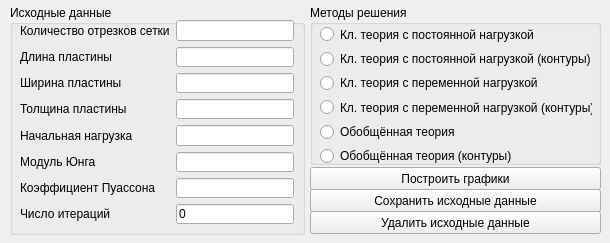
<?xml version="1.0" encoding="UTF-8"?>
<ui version="4.0">
 <class>MainWindow</class>
 <widget class="QMainWindow" name="MainWindow">
  <property name="geometry">
   <rect>
    <x>0</x>
    <y>0</y>
    <width>610</width>
    <height>243</height>
   </rect>
  </property>
  <property name="sizePolicy">
   <sizepolicy hsizetype="Preferred" vsizetype="Preferred">
    <horstretch>0</horstretch>
    <verstretch>0</verstretch>
   </sizepolicy>
  </property>
  <property name="minimumSize">
   <size>
    <width>610</width>
    <height>243</height>
   </size>
  </property>
  <property name="maximumSize">
   <size>
    <width>610</width>
    <height>243</height>
   </size>
  </property>
  <property name="windowTitle">
   <string>Расчёт прогиба прямоугольной пластины</string>
  </property>
  <property name="autoFillBackground">
   <bool>false</bool>
  </property>
  <widget class="QWidget" name="centralwidget">
   <widget class="QGroupBox" name="groupBoxInputData">
    <property name="geometry">
     <rect>
      <x>10</x>
      <y>5</y>
      <width>295</width>
      <height>230</height>
     </rect>
    </property>
    <property name="title">
     <string>Исходные данные</string>
    </property>
    <widget class="QWidget" name="layoutWidget">
     <property name="geometry">
      <rect>
       <x>10</x>
       <y>15</y>
       <width>274</width>
       <height>204</height>
      </rect>
     </property>
     <layout class="QGridLayout" name="gridLayout">
      <item row="0" column="0">
       <widget class="QLabel" name="label_n">
        <property name="text">
         <string>Количество отрезков сетки</string>
        </property>
       </widget>
      </item>
      <item row="0" column="1">
       <widget class="QLineEdit" name="lineEdit_n"/>
      </item>
      <item row="1" column="0">
       <widget class="QLabel" name="label_a">
        <property name="text">
         <string>Длина пластины</string>
        </property>
       </widget>
      </item>
      <item row="1" column="1">
       <widget class="QLineEdit" name="lineEdit_a">
        <property name="cursorPosition">
         <number>0</number>
        </property>
       </widget>
      </item>
      <item row="2" column="0">
       <widget class="QLabel" name="label_b">
        <property name="text">
         <string>Ширина пластины</string>
        </property>
       </widget>
      </item>
      <item row="2" column="1">
       <widget class="QLineEdit" name="lineEdit_b">
        <property name="cursorPosition">
         <number>0</number>
        </property>
       </widget>
      </item>
      <item row="3" column="0">
       <widget class="QLabel" name="label_h">
        <property name="text">
         <string>Толщина пластины</string>
        </property>
       </widget>
      </item>
      <item row="3" column="1">
       <widget class="QLineEdit" name="lineEdit_h">
        <property name="cursorPosition">
         <number>0</number>
        </property>
       </widget>
      </item>
      <item row="4" column="0">
       <widget class="QLabel" name="label_q0">
        <property name="text">
         <string>Начальная нагрузка</string>
        </property>
       </widget>
      </item>
      <item row="4" column="1">
       <widget class="QLineEdit" name="lineEdit_q0">
        <property name="cursorPosition">
         <number>0</number>
        </property>
       </widget>
      </item>
      <item row="5" column="0">
       <widget class="QLabel" name="label_E">
        <property name="text">
         <string>Модуль Юнга</string>
        </property>
       </widget>
      </item>
      <item row="5" column="1">
       <widget class="QLineEdit" name="lineEdit_E">
        <property name="cursorPosition">
         <number>0</number>
        </property>
       </widget>
      </item>
      <item row="6" column="0">
       <widget class="QLabel" name="label_nu">
        <property name="text">
         <string>Коэффициент Пуассона</string>
        </property>
       </widget>
      </item>
      <item row="6" column="1">
       <widget class="QLineEdit" name="lineEdit_nu">
        <property name="cursorPosition">
         <number>0</number>
        </property>
       </widget>
      </item>
      <item row="7" column="0">
       <widget class="QLabel" name="label_num_iters">
        <property name="text">
         <string>Число итераций</string>
        </property>
       </widget>
      </item>
      <item row="7" column="1">
       <widget class="QLineEdit" name="lineEditNumIters">
        <property name="toolTip">
         <string>Если число итераций 0, то  вычисляется норма!</string>
        </property>
        <property name="text">
         <string>0</string>
        </property>
        <property name="cursorPosition">
         <number>0</number>
        </property>
       </widget>
      </item>
     </layout>
    </widget>
   </widget>
   <widget class="QGroupBox" name="groupBoxMethods">
    <property name="geometry">
     <rect>
      <x>310</x>
      <y>5</y>
      <width>291</width>
      <height>160</height>
     </rect>
    </property>
    <property name="title">
     <string>Методы решения</string>
    </property>
    <widget class="QWidget" name="layoutWidget">
     <property name="geometry">
      <rect>
       <x>10</x>
       <y>20</y>
       <width>272</width>
       <height>140</height>
      </rect>
     </property>
     <layout class="QVBoxLayout" name="verticalLayout">
      <item>
       <widget class="QRadioButton" name="radioButtonCtConst">
        <property name="focusPolicy">
         <enum>Qt::ClickFocus</enum>
        </property>
        <property name="text">
         <string>Кл. теория с постоянной нагрузкой</string>
        </property>
       </widget>
      </item>
      <item>
       <widget class="QRadioButton" name="radioButtonCtConstContour">
        <property name="focusPolicy">
         <enum>Qt::ClickFocus</enum>
        </property>
        <property name="text">
         <string>Кл. теория с постоянной нагрузкой (контуры)</string>
        </property>
       </widget>
      </item>
      <item>
       <widget class="QRadioButton" name="radioButtonCt">
        <property name="focusPolicy">
         <enum>Qt::ClickFocus</enum>
        </property>
        <property name="text">
         <string>Кл. теория с переменной нагрузкой</string>
        </property>
       </widget>
      </item>
      <item>
       <widget class="QRadioButton" name="radioButtonCtContour">
        <property name="focusPolicy">
         <enum>Qt::ClickFocus</enum>
        </property>
        <property name="text">
         <string>Кл. теория с переменной нагрузкой (контуры)</string>
        </property>
       </widget>
      </item>
      <item>
       <widget class="QRadioButton" name="radioButtonKarman">
        <property name="focusPolicy">
         <enum>Qt::ClickFocus</enum>
        </property>
        <property name="text">
         <string>Обобщённая теория</string>
        </property>
       </widget>
      </item>
      <item>
       <widget class="QRadioButton" name="radioButtonKarmanContour">
        <property name="focusPolicy">
         <enum>Qt::ClickFocus</enum>
        </property>
        <property name="text">
         <string>Обобщённая теория (контуры)</string>
        </property>
       </widget>
      </item>
     </layout>
    </widget>
   </widget>
   <widget class="QPushButton" name="pushButtonPlot">
    <property name="geometry">
     <rect>
      <x>310</x>
      <y>167</y>
      <width>291</width>
      <height>23</height>
     </rect>
    </property>
    <property name="focusPolicy">
     <enum>Qt::ClickFocus</enum>
    </property>
    <property name="text">
     <string>Построить графики</string>
    </property>
   </widget>
   <widget class="QPushButton" name="pushButtonSaveInputData">
    <property name="geometry">
     <rect>
      <x>310</x>
      <y>189</y>
      <width>291</width>
      <height>23</height>
     </rect>
    </property>
    <property name="focusPolicy">
     <enum>Qt::ClickFocus</enum>
    </property>
    <property name="text">
     <string>Сохранить исходные данные</string>
    </property>
   </widget>
   <widget class="QPushButton" name="pushButtonDelInputData">
    <property name="geometry">
     <rect>
      <x>310</x>
      <y>211</y>
      <width>291</width>
      <height>23</height>
     </rect>
    </property>
    <property name="focusPolicy">
     <enum>Qt::ClickFocus</enum>
    </property>
    <property name="text">
     <string>Удалить исходные данные</string>
    </property>
   </widget>
  </widget>
 </widget>
 <resources/>
 <connections/>
</ui>
